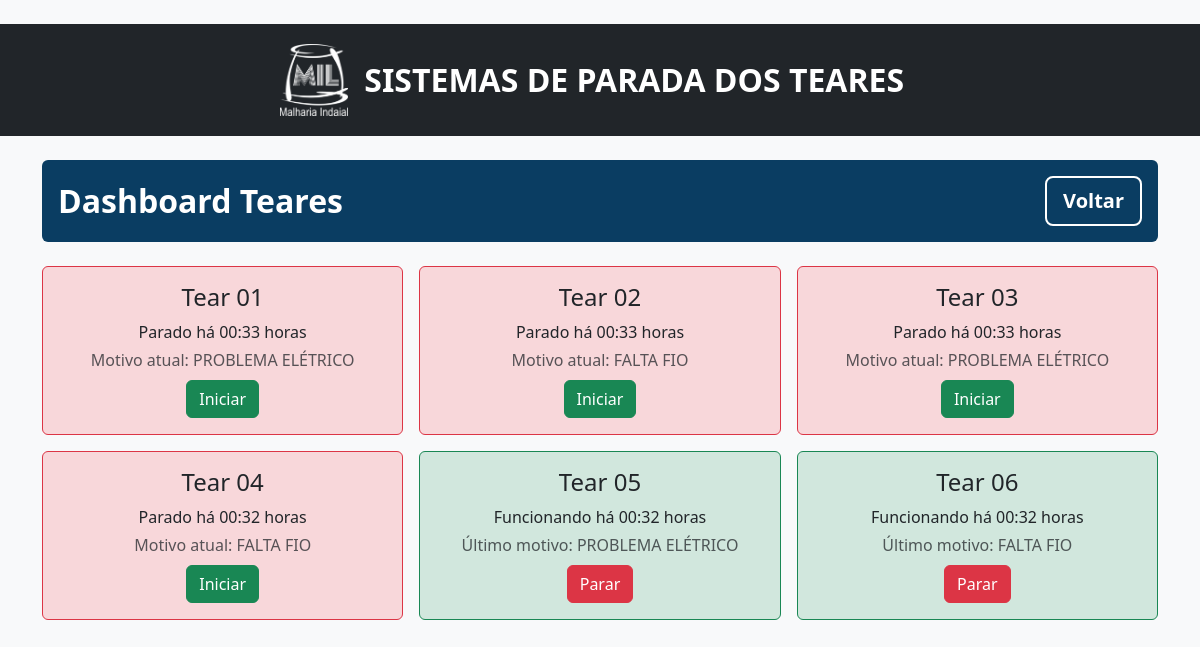
The app's page /dashboard-teares (signed in) with its own data.
### tables this page shows
CREATE TABLE "looms" (
                    id INTEGER PRIMARY KEY AUTOINCREMENT,
                    name TEXT NOT NULL,
                    number TEXT NOT NULL UNIQUE
                );

CREATE TABLE reasons (id INTEGER PRIMARY KEY AUTOINCREMENT, code INTEGER NOT NULL UNIQUE, description TEXT NOT NULL);

### app.py (the view)
@app.route('/dashboard-teares')
@login_required
def dashboard_teares():
    ctx = build_dashboard_teares_context()
    return render_template('dashboard_teares.html', **ctx)

### app.py (called while the page is built)
def now_local():
    try:
        tz = ZoneInfo("America/Sao_Paulo")
    except Exception:
        tz = datetime.timezone(datetime.timedelta(hours=-3))
    return datetime.datetime.now(tz)

def login_required(view):
    @wraps(view)
    def wrapped(*args, **kwargs):
        if 'user_id' not in session:
            flash('Faça login para continuar.', 'warning')
            return redirect(url_for('login'))
        return view(*args, **kwargs)
    return wrapped

@app.context_processor
def inject_helpers():
    return {
        'day_label': day_label,
        'format_total': format_total,
        'user_level': user_level,
        'level_allowed': level_allowed,
    }

def ensure_reasons_seed(db: sqlite3.Connection) -> None:
    existing_codes = {row['code'] for row in db.execute('SELECT code FROM reasons').fetchall()}
    missing = [(code, desc) for code, desc in REASONS_SEED if code not in existing_codes]
    if missing:
        db.executemany('INSERT OR IGNORE INTO reasons (code, description) VALUES (?, ?)', missing)
        db.commit()

def get_user_shifts_today(user_id: int, db: sqlite3.Connection, weekday: Optional[int] = None):
    weekday = weekday if weekday is not None else now_local().weekday()
    return db.execute(
        '''SELECT sh.*, st.name AS type_name
           FROM shifts sh
           JOIN user_shift_types ust ON ust.shift_type_id = sh.shift_type_id
           JOIN shift_types st ON st.id = sh.shift_type_id
           WHERE ust.user_id = ? AND sh.day = ?
           ORDER BY sh.start_1''',
        (user_id, weekday),
    ).fetchall()

### templates/dashboard_teares.html (shortened to what this page needs)
{% extends "base.html" %}
{% block content %}
<div class="d-flex align-items-center justify-content-between mb-4 p-3 rounded" style="background:#0a3d62; color:#fff;">
  <h2 class="mb-0 fw-bold">Dashboard Teares</h2>
  <a class="btn btn-lg fw-bold" href="{{ url_for('dashboard') }}" style="background:#0a3d62; color:#fff; border:2px solid #fff;">Voltar</a>
</div>
{% set stop_ns = namespace(card=None) %}
{% if stop_data %}
  {% for c in cards %}
    {% if c.id == stop_data.loom_id|int %}
      {% set stop_ns.card = c %}
    {% endif %}
  {% endfor %}
{% endif %}
{% set start_ns = namespace(card=None) %}
{% if start_data %}
  {% for c in cards %}
    {% if c.id == start_data.loom_id|int %}
      {% set start_ns.card = c %}
    {% endif %}
  {% endfor %}
{% endif %}
<div class="row g-3">
  {% for card in cards %}
  <div class="col-12 col-sm-6 col-lg-4">
    <div class="card h-100 text-center {% if card.status == 1 %}border-success bg-success-subtle{% else %}border-danger bg-danger-subtle{% endif %}">
      <div class="card-body">
        <h4 class="card-title">Tear {{ card.number }}</h4>
        <p class="mb-1">{{ card.since_label }} {{ card.since_text }}</p>
        {% if card.reason %}<p class="text-muted mb-2">{% if card.status == 1 %}Último motivo{% else %}Motivo atual{% endif %}: {{ card.reason }}</p>{% endif %}
        {% if card.status == 1 %}
          <button class="btn btn-danger" type="button" data-bs-toggle="modal" data-bs-target="#stopModal"
                  data-loom-id="{{ card.id }}" data-loom-number="{{ card.number }}" data-start-time="{{ card.start_time or '' }}">
            Parar
          </button>
        {% else %}
          <button class="btn btn-success" type="button" data-bs-toggle="modal" data-bs-target="#startModal"
                  data-loom-id="{{ card.id }}" data-loom-number="{{ card.number }}" data-stop-time="{{ card.stop_time or '' }}" data-reason="{{ card.reason or '' }}" data-reason-id="{{ card.reason_id or '' }}">
            Iniciar
          </button>
        {% endif %}
      </div>
    </div>
  </div>
  {% endfor %}
</div>
          {% set selected_shift = None %}
          {% if stop_data and stop_data.shift_id %}
            {% for sh in user_shifts %}
              {% if stop_data.shift_id|int == sh.id %}
                {% set selected_shift = sh %}
              {% endif %}
            {% endfor %}
          {% elif user_shifts %}
            {% set selected_shift = user_shifts[0] %}
          {% endif %}
          {% set selected_shift = None %}
          {% if start_data and start_data.shift_id %}
            {% for sh in user_shifts %}
              {% if start_data.shift_id|int == sh.id %}
                {% set selected_shift = sh %}
              {% endif %}
            {% endfor %}
          {% elif user_shifts %}
            {% set selected_shift = user_shifts[0] %}
          {% endif %}
{% endblock %}

### records on screen
looms: number "01"
reasons: reason "PROBLEMA ELÉTRICO" "PROBLEMA ELÉTRICO" "PROBLEMA ELÉTRICO"
looms: number "02"
reasons: reason "FALTA FIO" "FALTA FIO" "FALTA FIO"
looms: number "03"
looms: number "04"
looms: number "05"
looms: number "06"

### other values on screen
{{ card.since_label }} "Parado há" "Parado há" "Parado há" "Parado há" "Funcionando há" "Funcionando há"
{{ card.since_text }} "00:33 horas" "00:33 horas" "00:33 horas" "00:32 horas" "00:32 horas" "00:32 horas"
